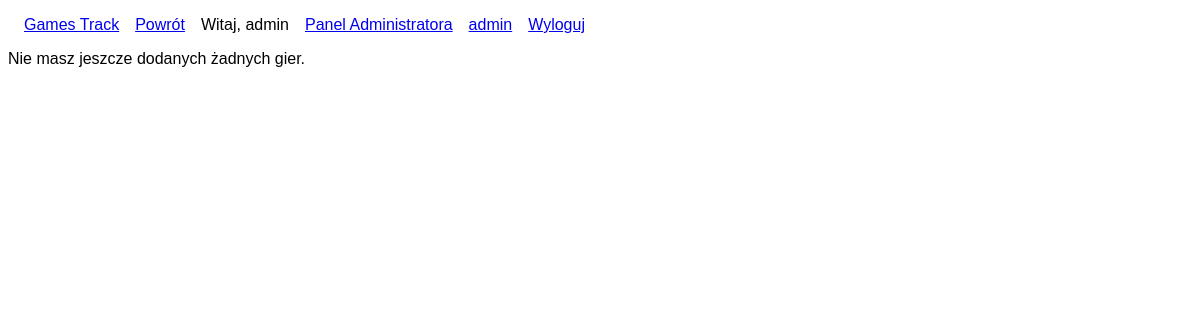
The app's page /user_panel.php (signed in), older data.
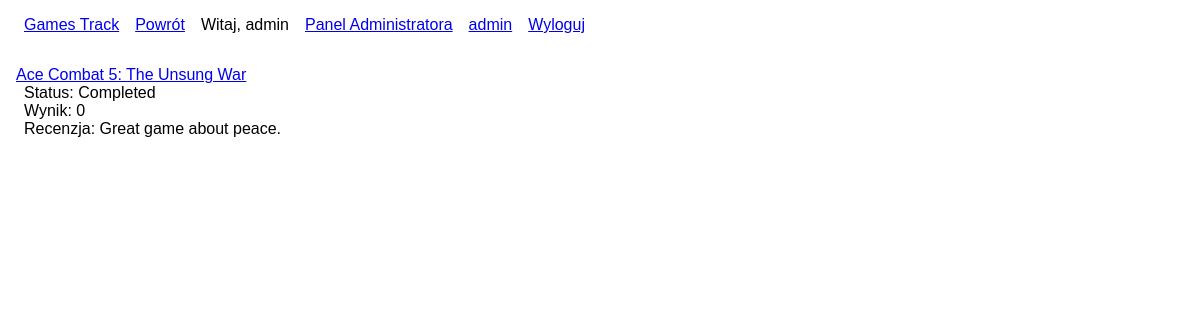
The same page, newer data.
### tables this page shows
CREATE TABLE `admin_db` (
  `id` int(11) NOT NULL,
  `user_id` int(11) DEFAULT NULL,
  `game_id` int(11) DEFAULT NULL,
  `progress` enum('Plan to play','Playing','Completed','Replaying','Paused','Dropped') DEFAULT NULL,
  `review` varchar(500) DEFAULT NULL,
  `score` int(11) NOT NULL CHECK (`score` >= 0 and `score` <= 10)
);

CREATE TABLE `games` (
  `id` int(11) NOT NULL,
  `title` text NOT NULL,
  `publisher` text DEFAULT NULL,
  `release_date` date DEFAULT NULL,
  `genre` text NOT NULL,
  `platform` text DEFAULT NULL,
  `date_added` date NOT NULL DEFAULT current_timestamp()
);

### user_panel.php (the view, shortened to what this page needs)
<?php
$db = mysqli_connect("localhost", "root", "", "games_track");
if(!isset($_COOKIE['user'])) {
    $username = "guest";
} else {
    $username = $_COOKIE['user'];
}
?>
<!doctype html>
<html lang="en">
<head>
    <link rel="stylesheet" href="styles.css">
</head>
<body>
<?php
$sql = "SELECT * FROM users WHERE is_admin = 1 AND username = '$username'";
$result = $db->query($sql);
$row = $result->fetch_assoc();
$db_name = $username.'_db';
$sql_games = "SELECT ug.game_id, g.title, ug.progress, ug.score, ug.review FROM $db_name ug JOIN games g ON ug.game_id = g.id";
$user_games = $db->query($sql_games);
echo "<div class='topnav'>";
echo "<a href='index.php'>Games Track</a>";
?>
<a href="<?php echo htmlspecialchars($_SERVER['HTTP_REFERER']);?>">Powrót</a>
<?php
echo "<p>Witaj, $username</p>";
if(!isset($_COOKIE['user'])){
    echo "<a href='login_page.php'>Logowanie</a>";
    echo "</div>";
} else {
    if ($row) {
        echo "<a href='admin_panel.php'>Panel Administratora</a>";
    }
    echo "<a href='user_panel.php'>$username</a>";
    echo "<a href='logout.php'>Wyloguj</a>";
    echo "</div>";
    user_games($user_games);
}
function user_games($ug){
    if($ug->num_rows > 0) {
        while ($user_game_list = $ug->fetch_assoc()) {
            echo "<div class='game-data'><a href='game_details.php?id=".$user_game_list['game_id']."'>".$user_game_list['title']."</a>";
            echo "<p>Status: ".$user_game_list['progress']."</p>";
            echo "<p>Wynik: ".$user_game_list['score']."</p>";
            echo "<p>Recenzja: ".$user_game_list['review']."</p></div>";
        }
    } else {
        echo "<p>Nie masz jeszcze dodanych żadnych gier.</p>";
    }
}
?>
</body>
</html>

Row changes from the older to the newer data that the page shows:
added admin_db: game.title "Ace Combat 5: The Unsung War", progress "Completed", score "0", review "Great game about peace."
Text that changed along with them:
text no longer shown: "Nie masz jeszcze dodanych żadnych gier."
